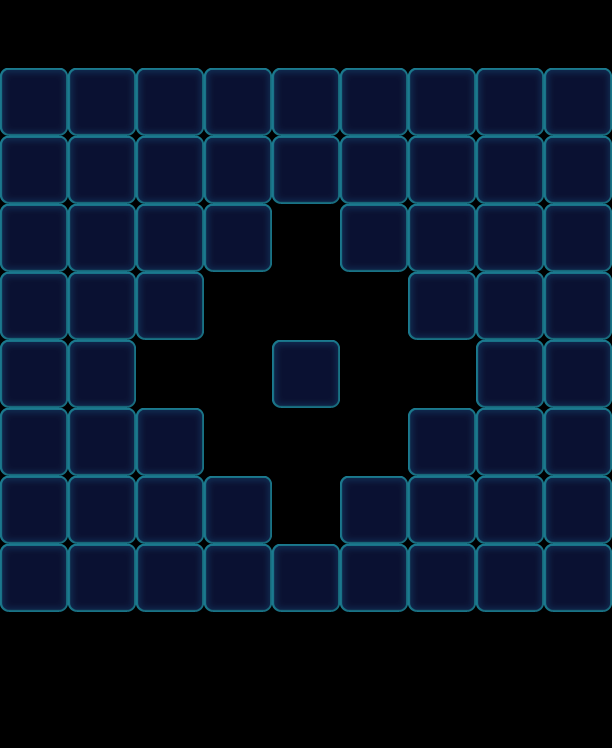

The image is a tile-based game level rendered from a .tmx file. Its description and source (layers, tilesets, objects; grid data summarised) follow:
An orthogonal 9x11 tile map with 68x68 px tiles, 1 tile layer (Valid), 2 tilesets and 102 objects (60x Floor, 27x Stone, 15x Factory_Normal).

<map version="1.0" orientation="orthogonal" width="9" height="11" tilewidth="68" tileheight="68">
 <tileset firstgid="1" name="game_grid1" tilewidth="68" tileheight="68">
  <image source="game_grid1.png" width="68" height="68" />
 </tileset>
 <tileset firstgid="2" name="map" tilewidth="68" tileheight="68">
  <image source="map.png" width="1024" height="1024" />
 </tileset>
 <layer name="Valid" width="9" height="11">
  <data>[99 cells, 60 non-empty, 1 distinct tile ids]</data>
 </layer>
 <objectgroup name="BottomObj" width="9" height="11" visible="0">
  <object type="Floor" gid="33" x="0" y="136">
   <properties>
    <property name="Layers" value="2" />
   </properties>
  </object>
  <object type="Floor" gid="33" x="68" y="136">
   <properties>
    <property name="Layers" value="2" />
   </properties>
  </object>
  <object type="Floor" gid="33" x="136" y="136">
   <properties>
    <property name="Layers" value="2" />
   </properties>
  </object>
  <object type="Floor" gid="33" x="204" y="136">
   <properties>
    <property name="Layers" value="2" />
   </properties>
  </object>
  <object type="Floor" gid="33" x="272" y="136">
   <properties>
    <property name="Layers" value="2" />
   </properties>
  </object>
  <object type="Floor" gid="33" x="340" y="136">
   <properties>
    <property name="Layers" value="2" />
   </properties>
  </object>
  <object type="Floor" gid="33" x="408" y="136">
   <properties>
    <property name="Layers" value="2" />
   </properties>
  </object>
  <object type="Floor" gid="33" x="476" y="136">
   <properties>
    <property name="Layers" value="2" />
   </properties>
  </object>
  <object type="Floor" gid="33" x="544" y="136">
   <properties>
    <property name="Layers" value="2" />
   </properties>
  </object>
  <object type="Floor" gid="33" x="204" y="204">
   <properties>
    <property name="Layers" value="2" />
   </properties>
  </object>
  <object type="Floor" gid="33" x="544" y="204">
   <properties>
    <property name="Layers" value="2" />
   </properties>
  </object>
  <object type="Floor" gid="33" x="272" y="204">
   <properties>
    <property name="Layers" value="2" />
   </properties>
  </object>
  <object type="Floor" gid="33" x="476" y="204">
   <properties>
    <property name="Layers" value="2" />
   </properties>
  </object>
  <object type="Floor" gid="33" x="340" y="204">
   <properties>
    <property name="Layers" value="2" />
   </properties>
  </object>
  <object type="Floor" gid="33" x="408" y="204">
   <properties>
    <property name="Layers" value="2" />
   </properties>
  </object>
  <object type="Floor" gid="33" x="68" y="204">
   <properties>
    <property name="Layers" value="2" />
   </properties>
  </object>
  <object type="Floor" gid="33" x="136" y="204">
   <properties>
    <property name="Layers" value="2" />
   </properties>
  </object>
  <object type="Floor" gid="33" x="0" y="204">
   <properties>
    <property name="Layers" value="2" />
   </properties>
  </object>
  <object type="Floor" gid="33" x="204" y="612">
   <properties>
    <property name="Layers" value="2" />
   </properties>
  </object>
  <object type="Floor" gid="33" x="544" y="612">
   <properties>
    <property name="Layers" value="2" />
   </properties>
  </object>
  <object type="Floor" gid="33" x="272" y="612">
   <properties>
    <property name="Layers" value="2" />
   </properties>
  </object>
  <object type="Floor" gid="33" x="476" y="612">
   <properties>
    <property name="Layers" value="2" />
   </properties>
  </object>
  <object type="Floor" gid="33" x="340" y="612">
   <properties>
    <property name="Layers" value="2" />
   </properties>
  </object>
  <object type="Floor" gid="33" x="408" y="612">
   <properties>
    <property name="Layers" value="2" />
   </properties>
  </object>
  <object type="Floor" gid="33" x="68" y="612">
   <properties>
    <property name="Layers" value="2" />
   </properties>
  </object>
  <object type="Floor" gid="33" x="136" y="612">
   <properties>
    <property name="Layers" value="2" />
   </properties>
  </object>
  <object type="Floor" gid="33" x="0" y="612">
   <properties>
    <property name="Layers" value="2" />
   </properties>
  </object>
  <object type="Floor" gid="33" x="476" y="544">
   <properties>
    <property name="Layers" value="2" />
   </properties>
  </object>
  <object type="Floor" gid="33" x="544" y="544">
   <properties>
    <property name="Layers" value="2" />
   </properties>
  </object>
  <object type="Floor" gid="33" x="408" y="544">
   <properties>
    <property name="Layers" value="2" />
   </properties>
  </object>
  <object type="Floor" gid="33" x="340" y="544">
   <properties>
    <property name="Layers" value="2" />
   </properties>
  </object>
  <object type="Floor" gid="33" x="544" y="476">
   <properties>
    <property name="Layers" value="2" />
   </properties>
  </object>
  <object type="Floor" gid="33" x="408" y="476">
   <properties>
    <property name="Layers" value="2" />
   </properties>
  </object>
  <object type="Floor" gid="33" x="476" y="476">
   <properties>
    <property name="Layers" value="2" />
   </properties>
  </object>
  <object type="Floor" gid="33" x="544" y="340">
   <properties>
    <property name="Layers" value="2" />
   </properties>
  </object>
  <object type="Floor" gid="33" x="408" y="340">
   <properties>
    <property name="Layers" value="2" />
   </properties>
  </object>
  <object type="Floor" gid="33" x="476" y="340">
   <properties>
    <property name="Layers" value="2" />
   </properties>
  </object>
  <object type="Floor" gid="33" x="544" y="272">
   <properties>
    <property name="Layers" value="2" />
   </properties>
  </object>
  <object type="Floor" gid="33" x="408" y="272">
   <properties>
    <property name="Layers" value="2" />
   </properties>
  </object>
  <object type="Floor" gid="33" x="476" y="272">
   <properties>
    <property name="Layers" value="2" />
   </properties>
  </object>
  <object type="Floor" gid="33" x="476" y="408">
   <properties>
    <property name="Layers" value="2" />
   </properties>
  </object>
  <object type="Floor" gid="33" x="544" y="408">
   <properties>
    <property name="Layers" value="2" />
   </properties>
  </object>
  <object type="Floor" gid="33" x="340" y="272">
   <properties>
    <property name="Layers" value="2" />
   </properties>
  </object>
  <object type="Floor" gid="33" x="68" y="476">
   <properties>
    <property name="Layers" value="2" />
   </properties>
  </object>
  <object type="Floor" gid="33" x="0" y="408">
   <properties>
    <property name="Layers" value="2" />
   </properties>
  </object>
  <object type="Floor" gid="33" x="68" y="272">
   <properties>
    <property name="Layers" value="2" />
   </properties>
  </object>
  <object type="Floor" gid="33" x="0" y="476">
   <properties>
    <property name="Layers" value="2" />
   </properties>
  </object>
  <object type="Floor" gid="33" x="0" y="272">
   <properties>
    <property name="Layers" value="2" />
   </properties>
  </object>
  <object type="Floor" gid="33" x="68" y="544">
   <properties>
    <property name="Layers" value="2" />
   </properties>
  </object>
  <object type="Floor" gid="33" x="68" y="340">
   <properties>
    <property name="Layers" value="2" />
   </properties>
  </object>
  <object type="Floor" gid="33" x="68" y="408">
   <properties>
    <property name="Layers" value="2" />
   </properties>
  </object>
  <object type="Floor" gid="33" x="0" y="544">
   <properties>
    <property name="Layers" value="2" />
   </properties>
  </object>
  </objectgroup>
 <objectgroup name="MiddleObj" width="9" height="11" visible="0" />
 <objectgroup color="#000000" name="TopObj" width="9" height="11">
  <!-- 42 objects omitted --></objectgroup>
 <objectgroup color="#00ff00" name="CeilObj" width="9" height="11" visible="0" />
</map>
<!-- 50 of 102 objects omitted -->
